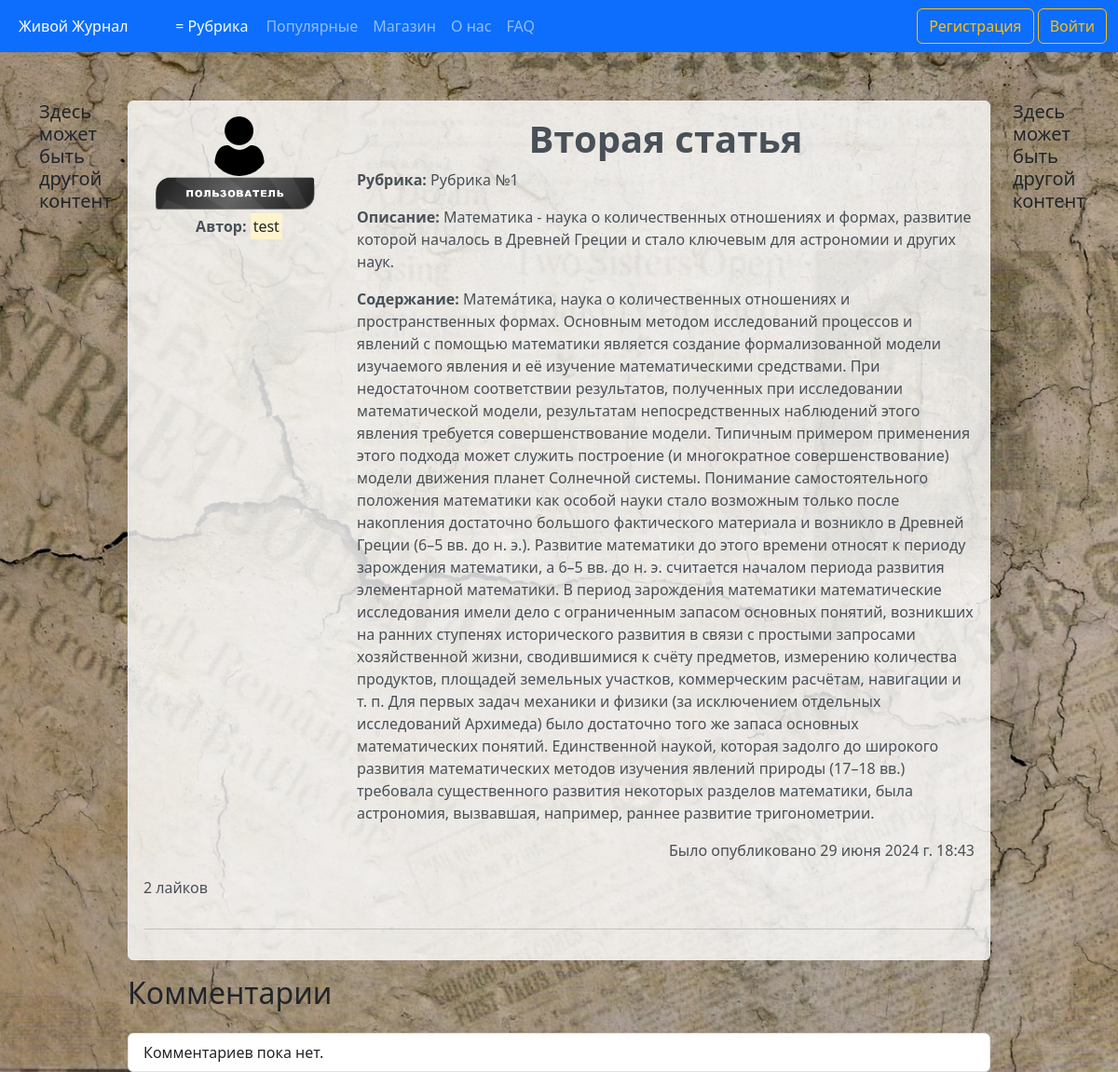
/articles/2, run on an earlier commit of the app's database.
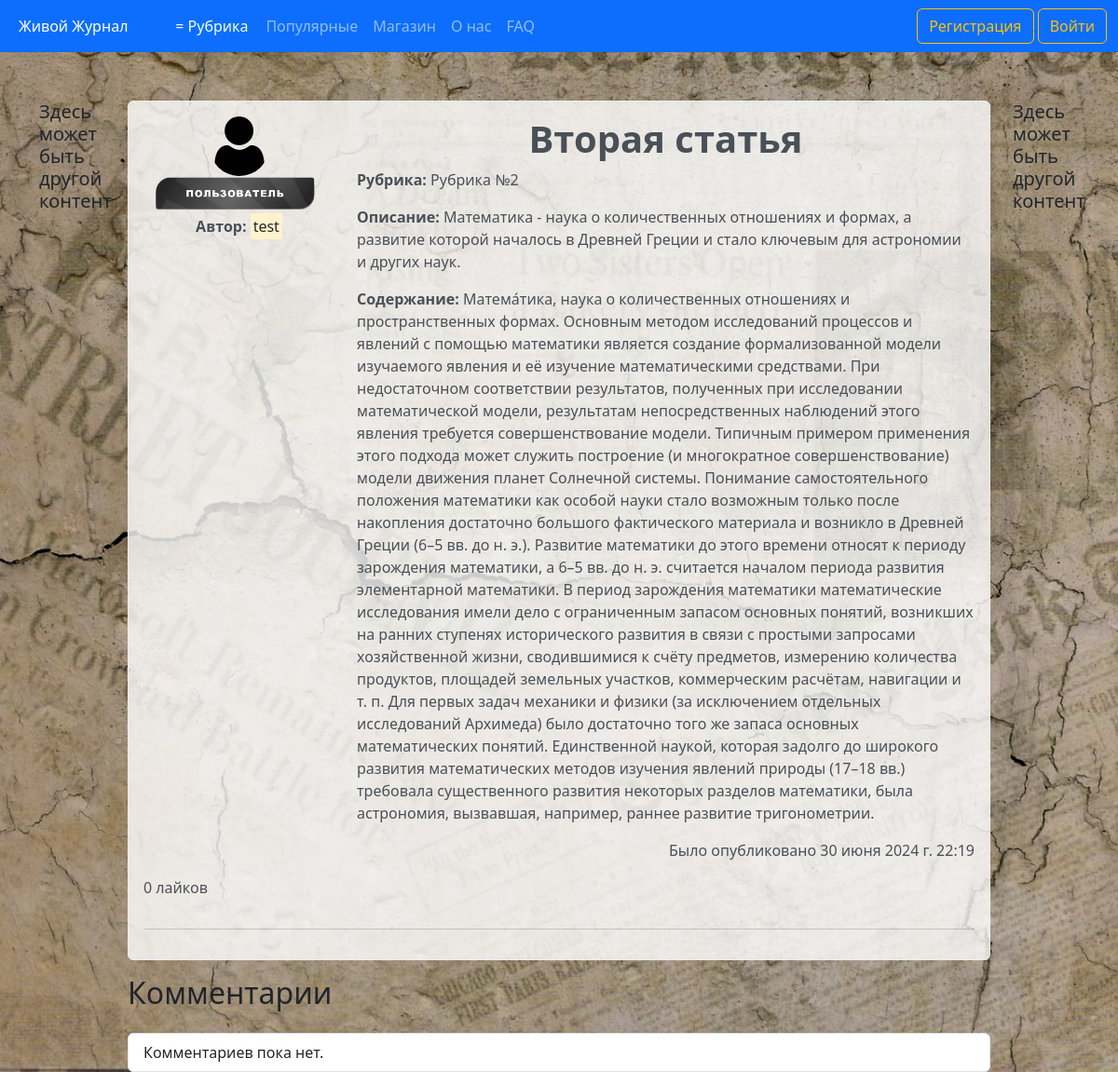
And on a later commit of the database.
### journal/models.py (models this page shows, shortened)
class Article(models.Model):
    CATEGORY_CHOICES = [
        ('Category №1', 'Рубрика №1'),
        ('Category №2', 'Рубрика №2'),
        ('Category №3', 'Рубрика №3'),
        ('Category №4', 'Рубрика №4'),
        ('Category №5', 'Рубрика №5'),
    ]
    title = models.CharField('Название', max_length=100)
    description = models.TextField('Описание')
    text = models.TextField('Основной текст')
    category = models.CharField(max_length=50, verbose_name='Рубрика', choices=CATEGORY_CHOICES, default='Рубрика №1')
    author = models.ForeignKey(User, verbose_name='Автор', on_delete=models.CASCADE)
    publication = models.BooleanField('Статус публикации', default=False)
    date = models.DateTimeField('Дата', default=timezone.now)
    likes = models.IntegerField('Количество лайков', default=0)
    class Meta:
        verbose_name = 'Статью'
        verbose_name_plural = 'Статьи'

### users/models.py (models this page shows, shortened)
class Profile(models.Model):
    STATUS_CHOICES = {
        ('User', 'Пользователь'),
        ('User VIP', 'VIP пользователь'),
        ('Admin', 'Администратор'),
    }
    user = models.OneToOneField(User, verbose_name='Имя пользователя', on_delete=models.CASCADE)
    img = models.ImageField('Фото пользователя', default='default_user.png', upload_to='user_images')
    status = models.CharField(max_length=20, verbose_name='Статус пользователя', choices=STATUS_CHOICES, default='User')
    vip_status_expiry = models.DateTimeField(verbose_name='Окончание VIP статуса', null=True, blank=True)
    class Meta:
        verbose_name = 'Профаил'
        verbose_name_plural = 'Профайлы'

### journal/views.py (the view)
# urls.py: path('articles/<int:pk>', views.ArticleDetailView.as_view(), name='articles-detail'),
class ArticleDetailView(DetailView):
    model = Article
    context_object_name = 'article'
    template_name = 'journal/articles_detail.html'
    def get_object(self, queryset=None):
        article = super().get_object(queryset)
        if not article.publication:
            raise Http404("Статья не опубликована")
        return article
    def get_context_data(self, **kwargs):
        ctx = super().get_context_data(**kwargs)
        user = self.request.user
        if user.is_authenticated:
            profile = Profile.objects.get(user=user)
            ctx['profile'] = profile
            ctx['comment_form'] = CommentForm()
            ctx['user_has_liked'] = Like.objects.filter(article=self.object, liked_by=user, like=True).exists()
            ctx['is_following'] = Follow.objects.filter(follower=user, following=self.object.author).exists()
        return ctx

### journal/templates/journal/articles_detail.html (shortened to what this page needs)
{% extends 'journal/base.html' %}
{% block home_active %}
  active
{% endblock %}
{% block content %}
  <div class="container mt-5">
    <div class="row">
      <div class="col-md-1 sidebar">
        <h5>Здесь может быть другой контент</h5>
      </div>
      <div class="col-md-10">
        <div class="alert alert-light">
          <div class="row">
            <div class="col-md-3">
              <a href="{% url 'user-articles' article.author %}" class="no-underline">
                <div class="profile-container">
                  <img src="{{ article.author.profile.img.url }}" alt="{{ article.author }}" class="user_images">
                  {% if article.author.profile.status == 'User' %}
                    <img src="/pictures/main_page/user_label.png" alt="Badge" width="180">
                  {% elif article.author.profile.status == 'Admin' %}
                    <img src="/pictures/main_page/admin_label.png" alt="Badge" width="180">
                  {% else %}
                    <img src="/pictures/main_page/user_vip_label.png" alt="Badge" width="180">
                  {% endif %}
                  <p><b>Автор:</b> <mark>{{ article.author }}</mark></p>
                </div>
              </a>
            </div>
            <div class="col-md-9">
              <h1 style="text-align: center;"><strong>{{ article.title }}</strong></h1>
              <p><b>Рубрика:</b> {{ article.get_category_display }}</p>
              <p><b>Описание:</b> {{ article.description|safe }}</p>
              <p><b>Содержание:</b> {{ article.text|safe }}</p>
              <p class="right-align">Было опубликовано {{ article.date }}</p>
            </div>
            <div class="like-section">
              <p>{{ article.likes }} лайков</p>
            </div>
          </div>
          <hr>
        </div>
        <h2>Комментарии</h2>
        <ul class="list-group mt-4">
          {% for comment in article.comments.all %}
            <li class="list-group-item">
              <strong>{{ comment.author.username }}</strong> {{ comment.date|date:"d M Y H:i" }}
              <p>{{ comment.text }}</p>
              {% if comment.author == user or user.is_superuser %}
                <form method="post" action="{% url 'delete-comment' article.pk comment.id %}" style="display:inline;">
                  {% csrf_token %}
                  <button type="submit" class="btn btn-danger btn-sm">Удалить</button>
                </form>
              {% endif %}
            </li>
          {% empty %}
            <li class="list-group-item">Комментариев пока нет.</li>
          {% endfor %}
        </ul>
      </div>
      <div class="col-md-1 sidebar">
        <h5>Здесь может быть другой контент</h5>
      </div>
    </div>
  </div>
{% endblock %}

What changed in the data, as far as the page shows it:
changed Article "Вторая статья": category "Рубрика №1" → "Рубрика №2"; description "Математика - наука о количественных отношениях и формах, развитие которой началось в Древней Греции и стало ключевым для астрономии и других наук." → "Математика - наука о количественных отношениях и формах, а развитие которой началось в Древней Греции и стало ключевым для астрономии и других наук."; date "29 июня 2024 г. 18:43" → "30 июня 2024 г. 22:19"; likes "2" → "0"
